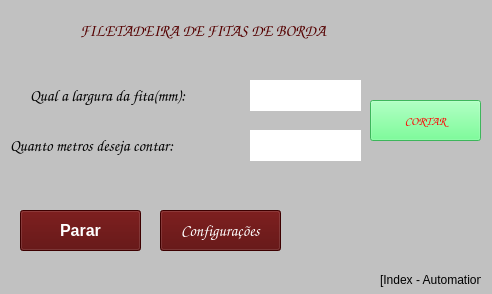
<?xml version="1.0" encoding="UTF-8"?>
<ui version="4.0">
 <class>MainWindow</class>
 <widget class="QMainWindow" name="MainWindow">
  <property name="enabled">
   <bool>true</bool>
  </property>
  <property name="geometry">
   <rect>
    <x>0</x>
    <y>0</y>
    <width>492</width>
    <height>294</height>
   </rect>
  </property>
  <property name="contextMenuPolicy">
   <enum>Qt::ActionsContextMenu</enum>
  </property>
  <property name="acceptDrops">
   <bool>false</bool>
  </property>
  <property name="windowTitle">
   <string>MainWindow</string>
  </property>
  <property name="styleSheet">
   <string notr="true">background-color: rgb(193, 193, 193);</string>
  </property>
  <property name="animated">
   <bool>false</bool>
  </property>
  <widget class="QWidget" name="centralwidget">
   <widget class="QLabel" name="Lblargura">
    <property name="geometry">
     <rect>
      <x>30</x>
      <y>80</y>
      <width>221</width>
      <height>31</height>
     </rect>
    </property>
    <property name="font">
     <font>
      <family>Comic Sans MS</family>
      <pointsize>12</pointsize>
      <weight>75</weight>
      <bold>true</bold>
     </font>
    </property>
    <property name="styleSheet">
     <string notr="true">color: rgb(0, 0, 0);</string>
    </property>
    <property name="text">
     <string>Qual a largura da fita(mm):</string>
    </property>
   </widget>
   <widget class="QLabel" name="label">
    <property name="geometry">
     <rect>
      <x>10</x>
      <y>130</y>
      <width>241</width>
      <height>31</height>
     </rect>
    </property>
    <property name="font">
     <font>
      <family>Comic Sans MS</family>
      <pointsize>12</pointsize>
      <weight>75</weight>
      <bold>true</bold>
     </font>
    </property>
    <property name="styleSheet">
     <string notr="true">color: rgb(0, 0, 0);</string>
    </property>
    <property name="text">
     <string>Quanto metros deseja contar:</string>
    </property>
   </widget>
   <widget class="QLabel" name="LineLargura">
    <property name="enabled">
     <bool>true</bool>
    </property>
    <property name="geometry">
     <rect>
      <x>250</x>
      <y>80</y>
      <width>111</width>
      <height>31</height>
     </rect>
    </property>
    <property name="mouseTracking">
     <bool>false</bool>
    </property>
    <property name="tabletTracking">
     <bool>false</bool>
    </property>
    <property name="contextMenuPolicy">
     <enum>Qt::NoContextMenu</enum>
    </property>
    <property name="acceptDrops">
     <bool>true</bool>
    </property>
    <property name="styleSheet">
     <string notr="true">background-color: rgb(255, 255, 255);</string>
    </property>
    <property name="text">
     <string notr="true"/>
    </property>
    <property name="textFormat">
     <enum>Qt::AutoText</enum>
    </property>
    <property name="wordWrap">
     <bool>false</bool>
    </property>
   </widget>
   <widget class="QLabel" name="LinCortar">
    <property name="geometry">
     <rect>
      <x>250</x>
      <y>130</y>
      <width>111</width>
      <height>31</height>
     </rect>
    </property>
    <property name="styleSheet">
     <string notr="true">background-color: rgb(255, 255, 255);</string>
    </property>
    <property name="text">
     <string notr="true"/>
    </property>
   </widget>
   <widget class="QPushButton" name="BtnCortar">
    <property name="geometry">
     <rect>
      <x>370</x>
      <y>100</y>
      <width>111</width>
      <height>41</height>
     </rect>
    </property>
    <property name="font">
     <font>
      <family>Comic Sans MS</family>
      <pointsize>9</pointsize>
      <weight>75</weight>
      <bold>true</bold>
     </font>
    </property>
    <property name="styleSheet">
     <string notr="true">background-color: rgb(85, 255, 127);
color: rgb(255, 0, 0);</string>
    </property>
    <property name="text">
     <string>CORTAR</string>
    </property>
   </widget>
   <widget class="QToolButton" name="BtnParar">
    <property name="enabled">
     <bool>true</bool>
    </property>
    <property name="geometry">
     <rect>
      <x>20</x>
      <y>210</y>
      <width>121</width>
      <height>41</height>
     </rect>
    </property>
    <property name="font">
     <font>
      <family>Segoe UI</family>
      <pointsize>12</pointsize>
      <weight>75</weight>
      <bold>true</bold>
     </font>
    </property>
    <property name="styleSheet">
     <string notr="true">color: rgb(255, 255, 255);
background-color: rgb(85, 0, 0);</string>
    </property>
    <property name="text">
     <string>Parar</string>
    </property>
   </widget>
   <widget class="QToolButton" name="BtnConfig">
    <property name="enabled">
     <bool>true</bool>
    </property>
    <property name="geometry">
     <rect>
      <x>160</x>
      <y>210</y>
      <width>121</width>
      <height>41</height>
     </rect>
    </property>
    <property name="font">
     <font>
      <family>Comic Sans MS</family>
      <pointsize>12</pointsize>
      <weight>75</weight>
      <bold>true</bold>
     </font>
    </property>
    <property name="styleSheet">
     <string notr="true">color: rgb(255, 255, 255);
background-color: rgb(85, 0, 0);</string>
    </property>
    <property name="text">
     <string>Configurações</string>
    </property>
   </widget>
   <widget class="QLabel" name="LbNome">
    <property name="geometry">
     <rect>
      <x>80</x>
      <y>10</y>
      <width>311</width>
      <height>41</height>
     </rect>
    </property>
    <property name="font">
     <font>
      <family>Comic Sans MS</family>
      <pointsize>12</pointsize>
      <weight>75</weight>
      <bold>true</bold>
     </font>
    </property>
    <property name="styleSheet">
     <string notr="true">color: rgb(85, 0, 0);</string>
    </property>
    <property name="text">
     <string>FILETADEIRA DE FITAS DE BORDA</string>
    </property>
   </widget>
   <widget class="QLabel" name="label_2">
    <property name="geometry">
     <rect>
      <x>380</x>
      <y>270</y>
      <width>101</width>
      <height>20</height>
     </rect>
    </property>
    <property name="text">
     <string>[Index - Automation]</string>
    </property>
   </widget>
   <zorder>Lblargura</zorder>
   <zorder>label</zorder>
   <zorder>LineLargura</zorder>
   <zorder>LinCortar</zorder>
   <zorder>BtnCortar</zorder>
   <zorder>LbNome</zorder>
   <zorder>BtnConfig</zorder>
   <zorder>BtnParar</zorder>
   <zorder>label_2</zorder>
  </widget>
 </widget>
 <resources/>
 <connections/>
</ui>
